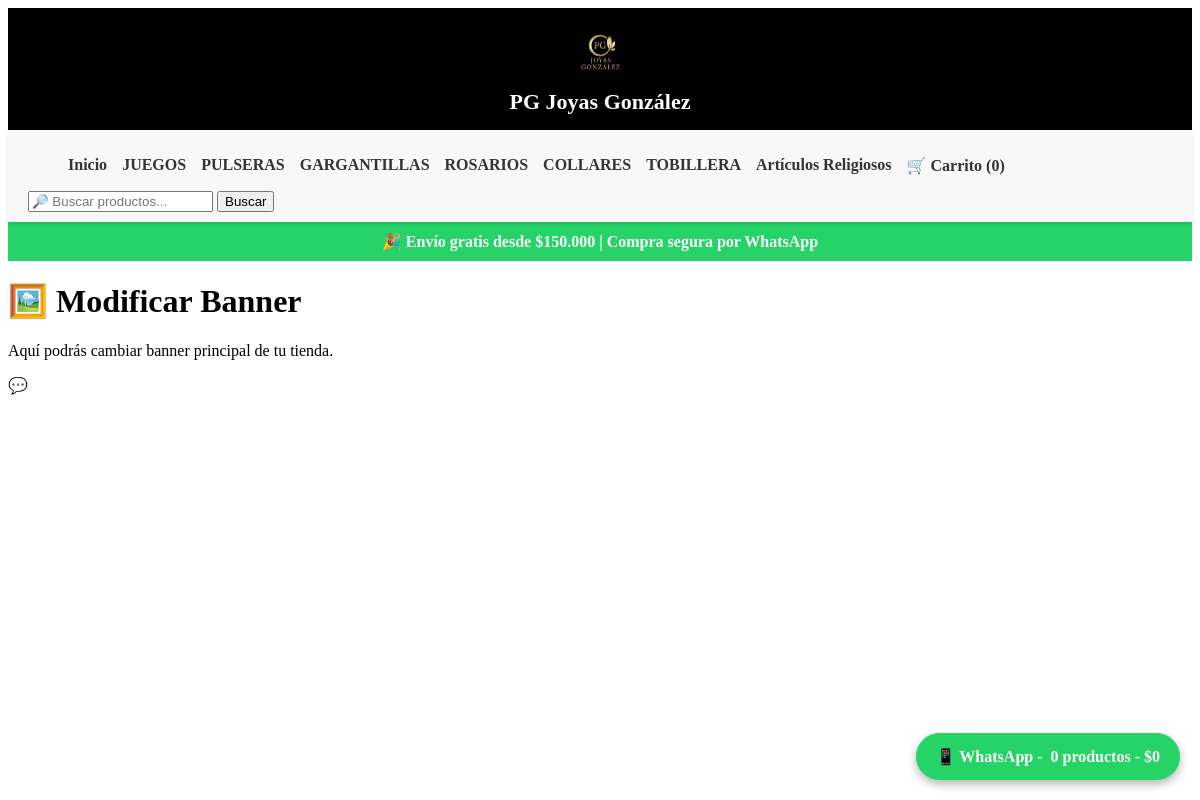
Page /modificar-banner/ (signed in) on the committed database.
### productos/models.py (models this page shows, shortened)
class Categoria(models.Model):
    nombre = models.CharField(max_length=100)
    usuario = models.ForeignKey(
        User,
        on_delete=models.CASCADE,
        null=True,
        blank=True
    )

### productos/views.py (the view)
# urls.py: path('modificar-banner/', views.modificar_banner, name='modificar_banner'),
@login_required
def modificar_banner(request):
    perfil = request.user.perfil
    if request.method == 'POST':
        banner = request.FILES.get('banner')
        if banner:
            perfil.banner = banner
            perfil.save()
        return redirect('dashboard')
    return render(request, 'modificar_banner.html')

### pgjoyasgonzalez/context_processors.py (called while the page is built)
def categorias_menu(request):
    if request.user.is_authenticated:
        categorias = Categoria.objects.filter(usuario=request.user)
    else:
        categorias = Categoria.objects.none()
    return {
        'categorias_menu': categorias
    }

### productos/views.py (called while the page is built)
def cantidad_carrito(request):
    session_key = request.session.session_key
    if not session_key:
        return {'cantidad_carrito': 0}
    items = CarritoItem.objects.filter(session_key=session_key)
    cantidad = sum(item.cantidad for item in items)
    return {'cantidad_carrito': cantidad}

### productos/templates/modificar_banner.html
{% extends 'base.html' %}
{% block content %}
<h1>🖼️ Modificar Banner</h1>
<p>Aquí podrás cambiar banner principal de tu tienda.</p>
{% endblock %}

### productos/templates/base.html (shortened to what this page needs)
<!DOCTYPE html>
<html>
<head>
    {% load static %}
</head>
<body>
<div class="header-logo">
    <img src="{% static 'img/logo.png' %}" style="max-height:60px;">
    <div>PG Joyas González</div>
</div>
<nav>
    <ul id="menu-lista">
        <li><a href="{% url 'inicio' %}">Inicio</a></li>
        {% for categoria in categorias_menu %}
            <li>
                <a href="{% url 'productos_por_categoria' categoria.id %}">
                    {{ categoria.nombre }}
                </a>
            </li>
        {% endfor %}
        <li>
            <a href="{% url 'ver_carrito' %}">
                🛒 Carrito ({{ cantidad_carrito }})
            </a>
        </li>
    </ul>
    <form action="{% url 'buscar_productos' %}" method="GET" class="buscador">
        <input type="text" name="q" placeholder="🔎 Buscar productos..." required>
        <button type="submit">Buscar</button>
    </form>
</nav>
<div class="banner-top">
    🎉 Envío gratis desde $150.000 | Compra segura por WhatsApp
</div>
{% block content %}
{% endblock %}
    💬
<a href="#" id="whatsapp-flotante" target="_blank">
    📱 WhatsApp - <span id="whatsapp-info">0 productos - $0</span>
</a>
</body>
</html>

### productos/templates/base.html (style rules this page uses)
nav { background: #f8f8f8; padding: 10px 20px; box-shadow: 0 2px 4px rgba(0,0,0,0.1); }
nav ul { list-style: none; display: flex; gap: 15px; }
nav ul li a { text-decoration: none; color: #333; font-weight: bold; }
#whatsapp-flotante { position: fixed; bottom: 20px; right: 20px; background: #25D366; color: white; padding: 14px 20px; border-radius: 50px; font-size: 16px; font-weight: bold; text-decoration: none; box-shadow: 0 4px 10px rgba(0,0,0,0.3); display: flex; align-items: center; gap: 8px; z-index: 9999; transition: all 0.3s ease; }
.buscador { margin-top:10px; }
.header-logo { text-align:center; background:#000; color:white; padding:15px; font-size:22px; font-weight:bold; }
nav { position:sticky; top:0; z-index:999; background:#f8f8f8; }
.banner-top { background:#25D366; color:white; text-align:center; padding:10px; font-weight:bold; }

### rows in the picture
Categoria: nombre "JUEGOS"
Categoria: nombre "PULSERAS"
Categoria: nombre "GARGANTILLAS"
Categoria: nombre "ROSARIOS"
Categoria: nombre "COLLARES"
Categoria: nombre "TOBILLERA"
Categoria: nombre "Artículos Religiosos"

### other values in the picture
{{ cantidad_carrito }} "0"
